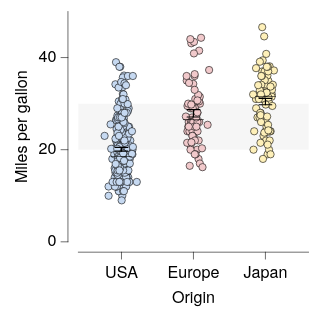

Source (Vega-Lite JSON):
### Vega-Lite specification from a JSON file in a GitHub repository (floating-point values rounded to 4 significant figures; data arrays with more than 128 entries replaced by an {"elided": "..."} marker saying what was removed)
{"background": null, "config": {"arc": {"fill": "#DBDBDB", "fillOpacity": 1.0, "innerRadius": 25.0, "padAngle": 0.03, "stroke": "black", "strokeOpacity": 1, "strokeWidth": 0.25}, "area": {"fill": "#DBDBDB", "fillOpacity": 1.0, "stroke": "black", "strokeOpacity": 1, "strokeWidth": 0.25}, "axis": {"domain": true, "domainCap": "round", "domainColor": "black", "domainWidth": 0.25, "grid": false, "gridCap": "round", "gridColor": "#F1F1F1", "gridDash": [0, 0], "gridOpacity": 1.0, "gridWidth": 0.25, "labelColor": "black", "labelFont": "HelveticaNeue", "labelFontSize": 7, "labelFontStyle": "normal", "labelFontWeight": 400, "offset": 4.5, "ticks": true, "tickCap": "round", "tickColor": "black", "tickRound": false, "tickSize": 3, "tickWidth": 0.25, "titleColor": "black", "titleFont": "HelveticaNeue", "titleFontSize": 7, "titleFontStyle": "normal", "titleFontWeight": 400}, "axisX": {"domain": true, "labelAlign": "center", "labelAngle": 0, "labels": true, "ticks": true, "translate": 0}, "axisY": {"domain": true, "labelAlign": "right", "labelAngle": 0, "labels": true, "ticks": true, "translate": 0}, "axisRight": {"domain": true, "labelAlign": "left", "labelAngle": 0, "labels": true, "ticks": true, "translate": 0}, "axisTop": {"domain": true, "labelAlign": "center", "labelAngle": 0, "labels": true, "ticks": true, "translate": 0}, "axisBand": {"tickOffset": 0}, "bar": {"fill": "#DBDBDB", "fillOpacity": 1.0, "stroke": "black", "strokeOpacity": 1, "strokeWidth": 0.25}, "boxplot": {"size": 9.0, "ticks": {"cornerRadius": 0.25, "fill": "black", "size": 4.5, "thickness": 0.25}, "box": {"fillOpacity": 1.0, "stroke": "black", "strokeOpacity": 1, "strokeWidth": 0.25}, "median": {"fill": "black", "fillOpacity": 1.0, "size": 9.0, "thickness": 0.25}, "rule": {"fill": "black", "fillOpacity": 1.0, "size": 10.0, "stroke": "black", "strokeDash": [0, 0], "strokeOpacity": 1, "strokeWidth": 0.25}, "outliers": {"color": "black", "fill": "black", "fillOpacity": 1.0, "size": 0, "stroke": "black", "strokeOpacity": 1, "strokeWidth": 0.25}}, "circle": {"fill": "black", "fillOpacity": 1.0, "size": 0.5, "stroke": null, "strokeOpacity": 1, "strokeWidth": 0.25}, "errorband": {"band": {"fillOpacity": 0.6, "stroke": null, "strokeWidth": 0.25, "strokeOpacity": 1}, "borders": {"opacity": 0, "strokeOpacity": 0.25, "strokeWidth": 1}}, "errorbar": {"opacity": 1, "rule": {"strokeDash": [0, 0], "strokeWidth": 0.5}, "ticks": {"color": "black", "cornerRadius": 0.25, "opacity": 1, "size": 6.0, "thickness": 0.5}, "thickness": 0.5}, "font": "HelveticaNeue", "geoshape": {"fill": "#DBDBDB", "fillOpacity": 1.0, "stroke": "black", "strokeOpacity": 1, "strokeWidth": 0.25}, "header": {"labelColor": "black", "labelFont": "HelveticaNeue", "labelFontSize": 7, "labelFontStyle": "normal", "labelFontWeight": 400, "titleColor": "black", "titleFont": "HelveticaNeue", "titleFontSize": 7, "titleFontStyle": "normal", "titleFontWeight": 400, "titlePadding": 0}, "legend": {"disable": false, "offset": 4.5, "gradientLength": 50.0, "gradientThickness": 5.0, "gradientOpacity": 1.0, "gradientStrokeColor": "black", "gradientStrokeWidth": 0.25, "labelColor": "black", "labelFont": "HelveticaNeue", "labelFontSize": 7, "labelFontStyle": "normal", "labelFontWeight": 400, "strokeColor": "black", "strokeWidth": 0, "symbolSize": 42, "symbolStrokeColor": "black", "symbolStrokeWidth": 0.25, "titleColor": "black", "titleFont": "HelveticaNeue", "titleFontSize": 7, "titleFontStyle": "normal", "titleFontWeight": 400}, "line": {"color": "black", "stroke": "black", "strokeCap": "round", "strokeDash": [0, 0], "strokeOpacity": 1, "strokeWidth": 0.375}, "point": {"filled": true, "fill": "#DBDBDB", "fillOpacity": 1.0, "size": 5.0, "stroke": "black", "strokeOpacity": 1, "strokeWidth": 0.25}, "range": {"category": ["#C6D9F1", "#F1C9CB", "#FEF0B9", "#CEE37A", "#7AA8E0", "#E589A3", "#FDDD5D", "#68B961", "#4177B1", "#C35082", "#E5C227", "#438156"], "diverging": {"scheme": ["#C35082", "#CE6D94", "#D989A7", "#E2A4BA", "#EABFCE", "#F1DBE2", "#F6F6F6", "#D7E0EB", "#B9CBE0", "#9BB6D5", "#7DA1C9", "#5F8CBD", "#4177B1"]}, "heatmap": {"scheme": ["#DFE9F7", "#C6D9F1", "#ADC8EC", "#94B8E6", "#7AA8E0", "#6097DA", "#4D87CA", "#4177B1", "#386898", "#2F597F", "#264A69", "#1D3A58"]}, "ordinal": {"scheme": ["#F1F1F1", "#DBDBDB", "#C6C6C6", "#B2B2B2", "#9D9D9D", "#898989", "#767676", "#636363", "#515151", "#404040", "#2F2F2F", "#1F1F1F"]}, "ramp": {"scheme": ["#DFE9F7", "#C6D9F1", "#ADC8EC", "#94B8E6", "#7AA8E0", "#6097DA", "#4D87CA", "#4177B1", "#386898", "#2F597F", "#264A69", "#1D3A58"]}}, "rule": {"color": "black", "stroke": "black", "strokeCap": "round", "strokeDash": [2, 2], "strokeOpacity": 1, "strokeWidth": 0.25}, "scale": {"bandPaddingInner": 0.1, "bandPaddingOuter": 0.1, "round": false}, "rect": {"fill": "#DBDBDB", "fillOpacity": 1.0, "stroke": "black", "strokeOpacity": 1, "strokeWidth": 0.25}, "square": {"fill": "#DBDBDB", "fillOpacity": 1.0, "size": 10.0, "stroke": "black", "strokeOpacity": 1, "strokeWidth": 0.25}, "text": {"color": "black", "font": "HelveticaNeue", "fontSize": 7, "fontStyle": "normal", "fontWeight": 400}, "title": {"anchor": "middle", "frame": "group", "color": "black", "font": "HelveticaNeue", "fontSize": 7, "fontStyle": "normal", "fontWeight": 400, "subtitleColor": "black", "subtitleFont": "HelveticaNeue", "subtitleFontSize": "HelveticaNeue", "subtitleFontStyle": "normal", "subtitleFontWeight": 400}, "view": {"continuousWidth": 100, "continuousHeight": 100, "discreteWidth": 100, "discreteHeight": 100, "fill": null, "stroke": null, "strokeWidth": 0.25}}, "layer": [{"mark": {"type": "rect", "color": "#F1F1F1", "opacity": 0.6, "stroke": null, "strokeOpacity": 0, "strokeWidth": 0}, "encoding": {"y": {"datum": 20.0}, "y2": {"datum": 30.0}}}, {"layer": [{"data": {"name": "data-5a85ede2053d4aec77293cfb476ae07b"}, "mark": {"type": "circle", "opacity": 1.0, "size": 10.0, "stroke": "black", "strokeOpacity": 1, "strokeWidth": 0.25}, "encoding": {"color": {"field": "Origin", "legend": null, "sort": ["USA", "Europe", "Japan"], "title": null, "type": "nominal"}, "x": {"axis": {}, "field": "Origin", "sort": ["USA", "Europe", "Japan"], "title": "Origin", "type": "nominal"}, "xOffset": {"field": "jitter_x", "scale": {"domain": [-7.33, 7.33], "range": [5.17, 19.83]}, "type": "quantitative"}, "y": {"field": "Miles_per_Gallon", "title": "Miles per gallon", "type": "quantitative"}}}, {"data": {"name": "data-64e7897fd8423deef5c97d660b6d3367"}, "mark": {"type": "errorbar"}, "encoding": {"x": {"axis": {}, "field": "Origin", "sort": ["USA", "Europe", "Japan"], "title": "Origin", "type": "nominal"}, "y": {"field": "__mean", "title": "Miles per gallon", "type": "quantitative"}, "yError": {"field": "__error"}}}, {"data": {"name": "data-5a85ede2053d4aec77293cfb476ae07b"}, "mark": {"type": "boxplot", "box": {"fillOpacity": 0, "strokeOpacity": 0}, "outliers": {"opacity": 0}, "rule": {"strokeOpacity": 0}, "ticks": false}, "encoding": {"x": {"axis": {}, "field": "Origin", "sort": ["USA", "Europe", "Japan"], "title": "Origin", "type": "nominal"}, "y": {"field": "Miles_per_Gallon", "title": "Miles per gallon", "type": "quantitative"}}}]}], "data": {"name": "data-f649f9d1c293ec8042ca0358e3477a5a"}, "$schema": "https://vega.github.io/schema/vega-lite/v6.4.1.json", "datasets": {"data-f649f9d1c293ec8042ca0358e3477a5a": [{"__dummy": 0, "__dysonsphere__": 1}], "data-5a85ede2053d4aec77293cfb476ae07b": {"elided": "398 records"}, "data-64e7897fd8423deef5c97d660b6d3367": [{"Origin": "USA", "__mean": 20.08, "__error": 0.4058, "__dysonsphere__": 1}, {"Origin": "Japan", "__mean": 30.45, "__error": 0.6852, "__dysonsphere__": 1}, {"Origin": "Europe", "__mean": 27.89, "__error": 0.8037, "__dysonsphere__": 1}]}}
